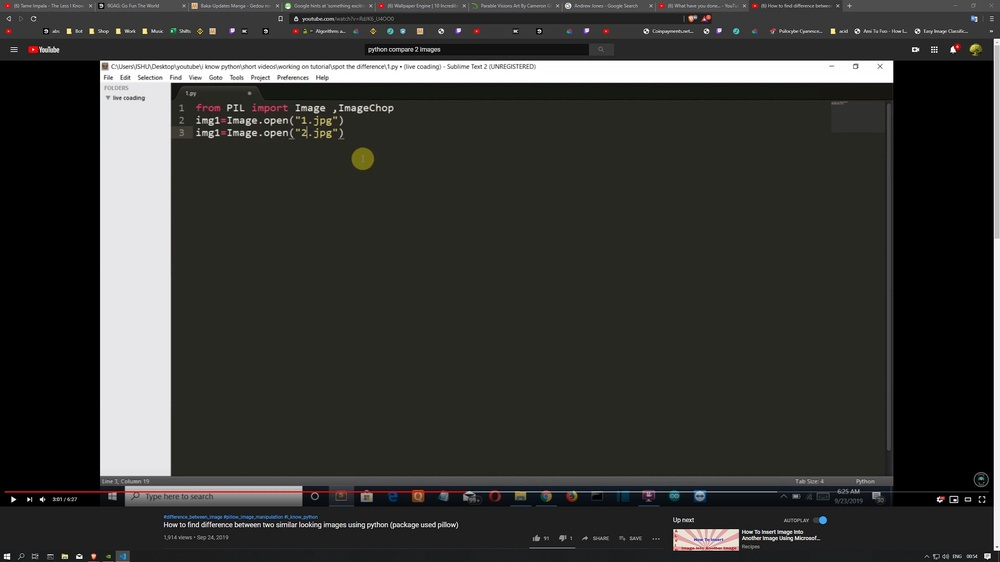
#> input picture 1.jpg, 1000 x 562 px, shrunk from 2559 x 1438 before the run
$ python 1.py
#> lines starting #> are read from the running program, lines starting #| are printed output that depends on the picture
from PIL import Image, ImageChops

img1=Image.open("1.jpg")
#> img1 is the input picture: PIL image 1000x562 RGB; mean R, G, B 53.4, 53.5, 50.8
img2=Image.open("2.jpg")
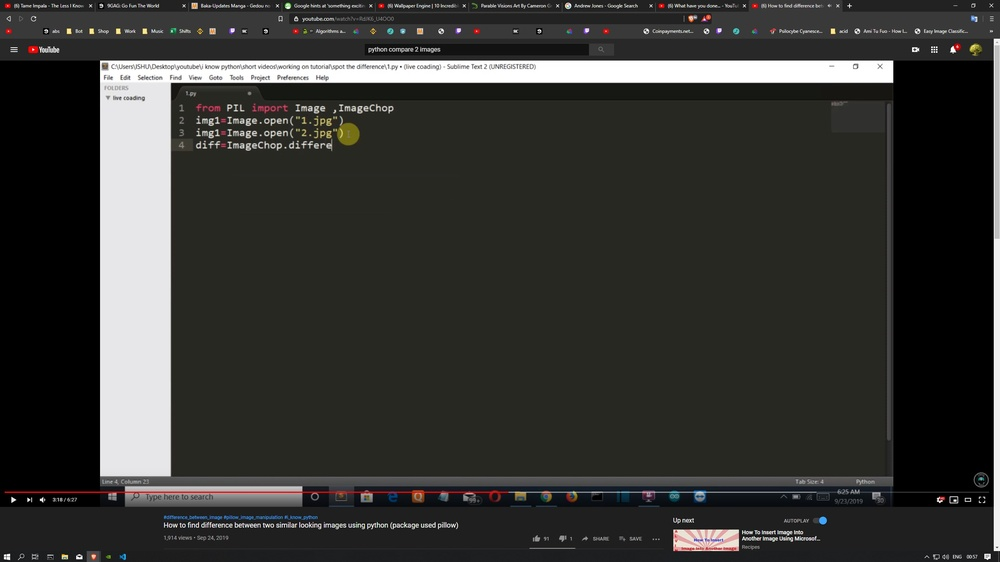
#> input picture 2.jpg, 1000 x 562 px, shrunk from 2559 x 1438 before the run
#> img2 is the input picture: PIL image 1000x562 RGB; mean R, G, B 53, 53.1, 50.3

diff=ImageChops.difference(img1,img2)
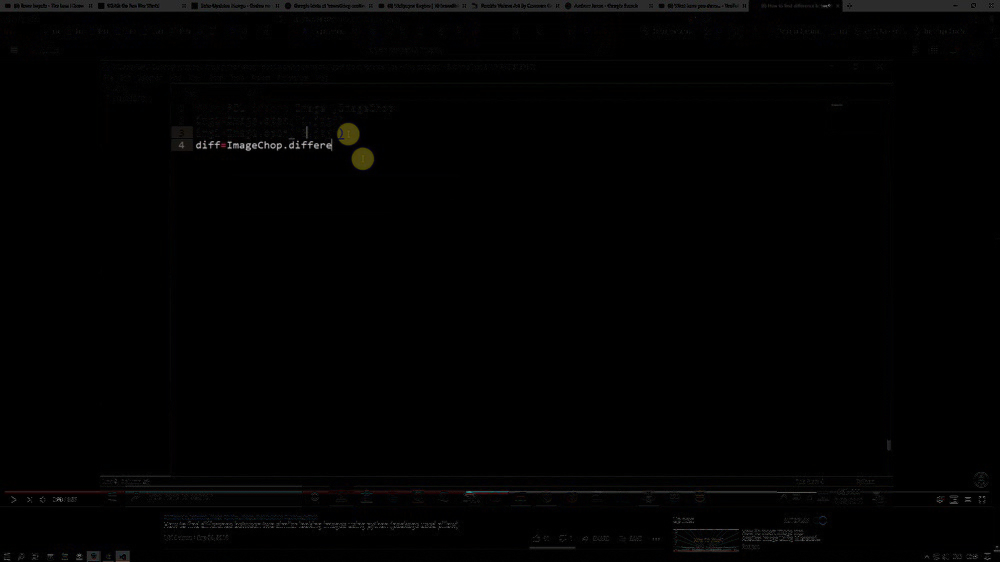
#> diff: PIL image 1000x562 RGB; mean R, G, B 2, 1.9, 1.9

if diff.getbbox():
    diff.show()
